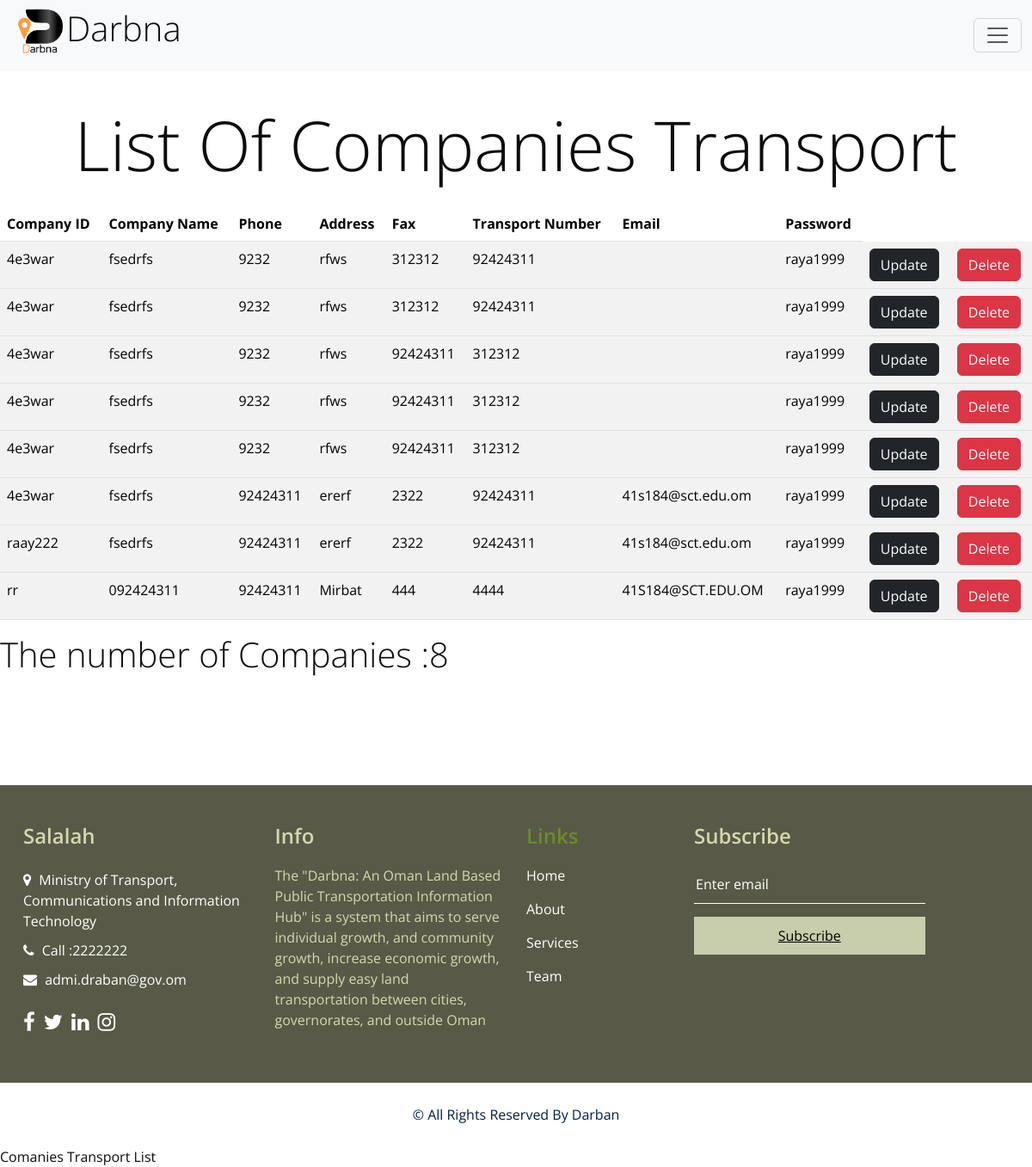
The app's page /ComaniesTransportList.php with its own data.
### tables this page shows
CREATE TABLE IF NOT EXISTS `companytransport_info` (
  `CompanyID` varchar(13) NOT NULL,
  `Company_Name` varchar(30) NOT NULL,
  `Phone` int(8) NOT NULL,
  `Address` varchar(20) NOT NULL,
  `Fax` int(12) NOT NULL,
  `Transport_Number` int(20) NOT NULL,
  `Email` varchar(30) NOT NULL,
  `Password` varchar(8) NOT NULL,
  `RePassword` varchar(8) NOT NULL
);

### ComaniesTransportList.php (the view, shortened to what this page needs)
<?php session_start() ?><!DOCTYPE html>
<html>
<head>
  <link href="https://cdn.jsdelivr.net/npm/bootstrap@5.3.2/dist/css/bootstrap.min.css" rel="stylesheet">
<link rel="stylesheet" href="style.css">
      <link href="https://cdn.jsdelivr.net/npm/bootstrap@5.3.2/dist/css/bootstrap.min.css" rel="stylesheet">
    </head>
    <body>
    </body>
  </html>
  <link rel="stylesheet" type="text/css" href="https://cdnjs.cloudflare.com/ajax/libs/OwlCarousel2/2.3.4/assets/owl.carousel.min.css" />
  <link href="css/font-awesome.min.css" rel="stylesheet" />
  <link href="css/style.css" rel="stylesheet" />
  <link href="css/responsive.css" rel="stylesheet" />
</head>
<body>
    <header>
     <nav class="navbar bg-body-tertiary fixed-top">
        <div class="container-fluid">
            <h3 class="display-6"><img src="images/o.png" style="height: 60ox;width: 65px;">Darbna</h3>
          <button class="navbar-toggler" type="button" data-bs-toggle="offcanvas" data-bs-target="#offcanvasNavbar" aria-controls="offcanvasNavbar" aria-label="Toggle navigation">
            <span class="navbar-toggler-icon"></span>
          </button>
        </div>
      </nav></header>
    <br><br><br><br><br>
    <h1 class="display-1" style="text-align: center;">List Of Companies Transport</h1>
    <table class="table table-striped">
        <thead><tr>
          <?php
          include 'dbconnect.php';
          $sql="SELECT * FROM companytransport_info ";
          if(!$result=$conn->query($sql)){
              die("There was an error running the query".$conn->error);
           }
           echo "<table class='table table-striped'>";
           echo "<thead><tr>";
           echo "<th> Company ID</th>";
           echo "<th>Company Name</th>";
           echo "<th>Phone</th>";
           echo "<th>Address</th>";
           echo "<th>Fax</th>";
           echo "<th>Transport Number</th>";
           echo "<th>Email</th>";
           echo "<th>Password</th>";
        $i=0;
           while ($row = mysqli_fetch_array($result, MYSQLI_ASSOC)){
              echo "  <tbody>";
              echo "<tr>";
              echo "<td>{$row ['CompanyID']}</td>";
          echo "<td>{$row ['Company_Name']}</td>";
          echo "<td>{$row ['Phone']}</td>";
          echo "<td>{$row ['Address']}</td>";
          echo "<td>{$row ['Fax']}</td>";
          echo "<td>{$row ['Transport_Number']}</td>";
          echo "<td>{$row ['Email']}</td>";
          echo "<td>{$row ['Password']}</td>";$i=$i+1;
          echo "<td><a class='btn btn-dark' href='adminUpdateCompany.php?CompanyID={$row['CompanyID']}&Email={$row ['Email']}&Password={$row ['Password']}'>Update</a></td>";
          echo '<form action="adminDeleteComany.php" method="POST">';
          echo "<th><input type='submit' value='Delete' name='delete' class='btn btn-danger'></th>";
        echo "</form>";
        }
          echo "</tr>";
          echo "  </tbody>";
           echo "</table> ";
           echo "<h6 class='display-6' > The number of Companies :$i</h6>";
           ?>
<br><br><br><br><br>
<section class="info_section layout_padding2" style="background-color: rgba(58, 60, 37, 0.845);color: rgb(215, 215, 171);">
  <div class="container">
    <div class="row">
      <div class="col-md-6 col-lg-3 info_col">
        <div class="info_contact">
          <h4>
            Salalah
          </h4>
          <div class="contact_link_box">
            <a href="">
              <i class="fa fa-map-marker" aria-hidden="true"></i>
              <span>
                Ministry of Transport, Communications and Information Technology
              </span>
            </a>
            <a href="">
              <i class="fa fa-phone" aria-hidden="true"></i>
              <span>
                Call :2222222
              </span>
            </a>
            <a href="">
              <i class="fa fa-envelope" aria-hidden="true"></i>
              <span>
                admi.draban@gov.om
              </span>
            </a>
          </div>
        </div>
        <div class="info_social">
          <a href="">
            <i class="fa fa-facebook" aria-hidden="true"></i>
          </a>
          <a href="">
            <i class="fa fa-twitter" aria-hidden="true"></i>
          </a>
          <a href="">
            <i class="fa fa-linkedin" aria-hidden="true"></i>
          </a>
          <a href="">
            <i class="fa fa-instagram" aria-hidden="true"></i>
          </a>
        </div>
      </div>
      <div class="col-md-6 col-lg-3 info_col">
        <div class="info_detail">
          <h4>
            Info
          </h4>
          <p>
            The "Darbna: An Oman Land Based Public Transportation Information Hub" is a system that aims to serve individual growth, and community growth, increase economic growth, and supply easy land transportation between cities, governorates, and outside Oman </p>
        </div>
      </div>
      <div class="col-md-6 col-lg-2 "style="color: olivedrab;" >
        <div class="">
          <h4>
            Links
          </h4>
          <div class="info_links">
            <a class="active" href="index.html">
              Home
            </a>
            <a class="" href="about.html">
              About
            </a>
            <a class="" href="service.html">
              Services
            </a>
            <a class="" href="team.html">
              Team
            </a>
          </div>
        </div>
      </div>
      <div class="col-md-6 col-lg-3 info_col ">
        <h4>
          Subscribe
        </h4>
        <form action="#">
          <input type="text" placeholder="Enter email" />
          <button type="submit" class="btn btn-link">
            Subscribe
          </button>
        </form>
      </div>
    </div>
  </div>
</section>
  <section class="footer_section">
      <div class="container">
        <p>
          &copy; <span id="displayYear"></span> All Rights Reserved By Darban</a>
        </p>
      </div>
    </section>
</body>Comanies Transport List

### css/style.css (style rules this page uses)
body { font-family: "Open Sans", sans-serif; color: #0c0c0c; background-color: #ffffff; overflow-x: hidden; }
* { box-sizing: border-box; }
.container { position: relative; }
.row:after { content: ""; display: table; clear: both; }
.active, .demo:hover { opacity: 1; }
.layout_padding2 { padding: 75px 0; }
a, a:hover, a:focus { text-decoration: none; }
.btn, .btn:focus { outline: none !important; -webkit-box-shadow: none; box-shadow: none; }
.info_section { background-color: #00204a; color: #ffffff; padding: 45px 0 15px 0; }
.info_section h4 { font-weight: 600; margin-bottom: 20px; }
.info_section .info_col { margin-bottom: 30px; }
.info_section .info_contact .contact_link_box { display: -webkit-box; display: -ms-flexbox; display: flex; -webkit-box-orient: vertical; -webkit-box-direction: normal; -ms-flex-direction: column; flex-direction: column; }
.info_section .info_contact .contact_link_box a { margin: 5px 0; color: #ffffff; }
.info_section .info_contact .contact_link_box a i { margin-right: 5px; }
.info_section .info_social { display: -webkit-box; display: -ms-flexbox; display: flex; margin-top: 20px; margin-bottom: 10px; }
.info_section .info_social a { display: -webkit-box; display: -ms-flexbox; display: flex; -webkit-box-pack: center; -ms-flex-pack: center; justify-content: center; -webkit-box-align: center; -ms-flex-align: center; align-items: center; color: #ffffff; border-radius: 100%; margin-right: 10px; font-size: 24px; }
.info_section .info_links { display: -webkit-box; display: -ms-flexbox; display: flex; -webkit-box-orient: vertical; -webkit-box-direction: normal; -ms-flex-direction: column; flex-direction: column; -ms-flex-wrap: wrap; flex-wrap: wrap; }
.info_section .info_links a { display: -webkit-box; display: -ms-flexbox; display: flex; -webkit-box-align: center; -ms-flex-align: center; align-items: center; margin-bottom: 15px; color: #ffffff; }
.info_section form input { border: none; border-bottom: 1px solid #ffffff; background-color: transparent; width: 100%; height: 45px; color: #ffffff; outline: none; }
.info_section form input::placeholder { color: #ffffff; }
.info_section form button { width: 100%; text-align: center; display: inline-block; padding: 10px 55px; background-color: #c8cdab; color: #000000; border-radius: 0; -webkit-transition: all 0.3s; transition: all 0.3s; border: none; margin-top: 15px; }
.footer_section { position: relative; background-color: #ffffff; text-align: center; }
.footer_section p { color: #00204a; padding: 25px 0; margin: 0; }

### css/responsive.css (style rules this page uses)
@media (min-width: 1200px) { .container { max-width: 1170px; } }

### records on screen
companytransport_info: CompanyID "4e3war", Company_Name "fsedrfs", Phone "9232", Address "rfws", Fax "312312", Transport_Number "92424311", Password "raya1999"
companytransport_info: CompanyID "4e3war", Company_Name "fsedrfs", Phone "9232", Address "rfws", Fax "312312", Transport_Number "92424311", Password "raya1999"
companytransport_info: CompanyID "4e3war", Company_Name "fsedrfs", Phone "9232", Address "rfws", Fax "92424311", Transport_Number "312312", Password "raya1999"
companytransport_info: CompanyID "4e3war", Company_Name "fsedrfs", Phone "9232", Address "rfws", Fax "92424311", Transport_Number "312312", Password "raya1999"
companytransport_info: CompanyID "4e3war", Company_Name "fsedrfs", Phone "9232", Address "rfws", Fax "92424311", Transport_Number "312312", Password "raya1999"
companytransport_info: CompanyID "4e3war", Company_Name "fsedrfs", Phone "92424311", Address "ererf", Fax "2322", Transport_Number "92424311", Email "41s184@sct.edu.om", Password "raya1999"
companytransport_info: CompanyID "raay222", Company_Name "fsedrfs", Phone "92424311", Address "ererf", Fax "2322", Transport_Number "92424311", Email "41s184@sct.edu.om", Password "raya1999"
companytransport_info: CompanyID "rr", Company_Name "092424311", Phone "92424311", Address "Mirbat", Fax "444", Transport_Number "4444", Email "41S184@SCT.EDU.OM", Password "raya1999"

### other values on screen
$i "8"
